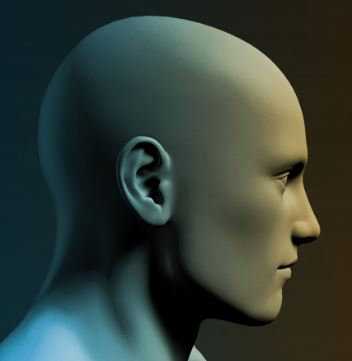
#> input picture face.jpg, 352 x 361 px
$ python main.py
#> lines starting #> are read from the running program, lines starting #| are printed output that depends on the picture; after the words box and inside, x2 and y2 are one past the last pixel; in counts of white or black regions, pixels touching at a corner belong together
import cv2
import numpy as np
#Reading image
img=cv2.imread("face.jpg")
#> img is the input picture: shape (361, 352, 3); mean B, G, R 55.8, 62.8, 50.6
#Edge Detection
canny=cv2.Canny(img,20,170)
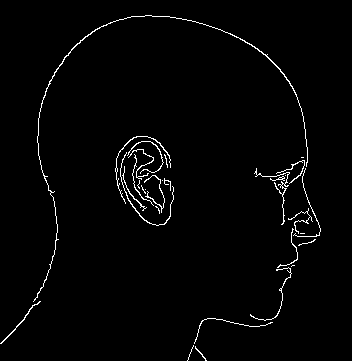
#> canny: shape (361, 352); 1.9% white in thin lines or dots, all inside (x1, y1, x2, y2) = (0, 15, 321, 361)
cv2.imshow("Canny",canny)
#Image Pyramid
smaller=cv2.pyrDown(img)
larger=cv2.pyrUp(img)
cv2.imshow("larger",larger)
cv2.imshow("smaller",smaller)
#Blurred image
kernel=np.ones((7,7),np.float32)/49
blurred=cv2.filter2D(img,-1,kernel)
cv2.imshow("Blurred",blurred)
#Crop Image
height,width=img.shape[:2]
#> height = 361; width = 352
start_row,start_col=int(height*.15),int(width*.15)
#> start_row = 54; start_col = 52
end_row,end_col=int(height*.65),int(width*.65)
#> end_row = 234; end_col = 228
cropped=img[start_row:end_row,start_col:end_col]
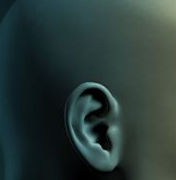
#> cropped: shape (180, 176, 3); mean B, G, R 55.3, 58.2, 41.3
cv2.imshow("Cropped",cropped)
# [7 lines of commented-out code are left out]
transimg=cv2.transpose(img)
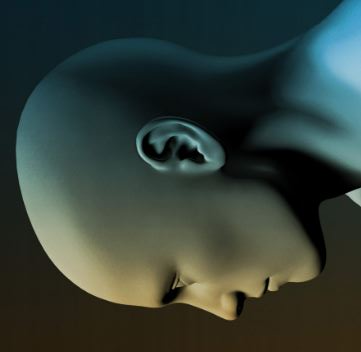
#> transimg: shape (352, 361, 3); mean B, G, R 55.8, 62.8, 50.6
cv2.imshow("Transpose Image",transimg)
#Rotate image
height, width=img.shape[:2]
rotateimg=cv2.getRotationMatrix2D((width/2,height/2),70,.5)
finalimg=cv2.warpAffine(img,rotateimg,(width,height))
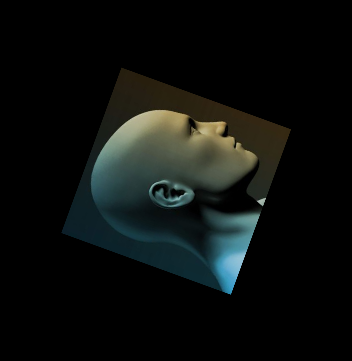
#> finalimg: shape (361, 352, 3); mean B, G, R 14, 15.7, 12.6
cv2.imshow("Rotated Image",finalimg)
#Image information
print(img.shape)
#| (361, 352, 3)
print("Height:",img.shape[0])
#| Height: 361
print("Weight:",img.shape[1])
#| Weight: 352
cv2.imshow("Output Image",img)
#Writing image
cv2.imwrite("output.jpg",img)
cv2.waitKey(0)
